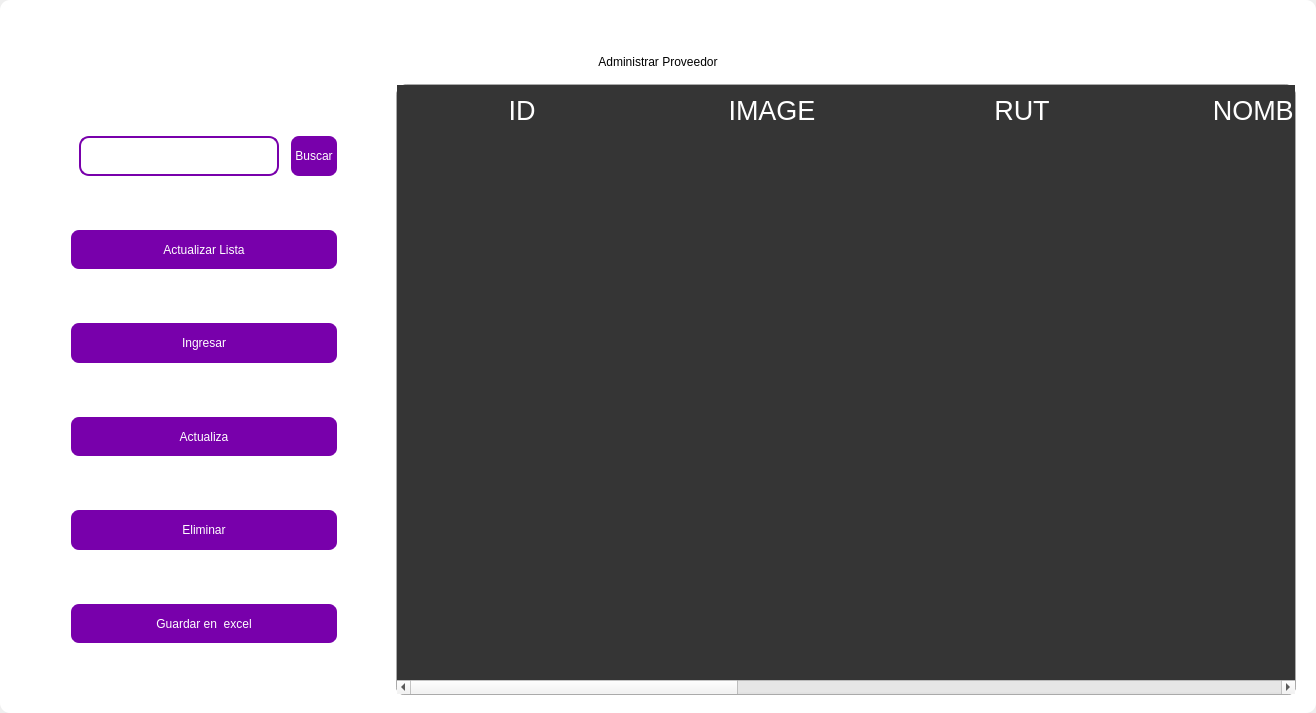
<?xml version="1.0" encoding="UTF-8"?>
<ui version="4.0">
 <class>MainWindow</class>
 <widget class="QMainWindow" name="MainWindow">
  <property name="geometry">
   <rect>
    <x>0</x>
    <y>0</y>
    <width>1316</width>
    <height>713</height>
   </rect>
  </property>
  <property name="windowTitle">
   <string>MainWindow</string>
  </property>
  <property name="styleSheet">
   <string notr="true"/>
  </property>
  <widget class="QWidget" name="centralwidget">
   <property name="styleSheet">
    <string notr="true"/>
   </property>
   <layout class="QVBoxLayout" name="verticalLayout">
    <property name="spacing">
     <number>0</number>
    </property>
    <property name="leftMargin">
     <number>0</number>
    </property>
    <property name="topMargin">
     <number>0</number>
    </property>
    <property name="rightMargin">
     <number>0</number>
    </property>
    <property name="bottomMargin">
     <number>0</number>
    </property>
    <item>
     <widget class="QFrame" name="frame">
      <property name="enabled">
       <bool>true</bool>
      </property>
      <property name="styleSheet">
       <string notr="true">
QFrame {
border-radius:10px;
	background-color: rgb(255, 255, 255);
 }
</string>
      </property>
      <property name="frameShape">
       <enum>QFrame::StyledPanel</enum>
      </property>
      <property name="frameShadow">
       <enum>QFrame::Raised</enum>
      </property>
      <layout class="QVBoxLayout" name="verticalLayout_2">
       <item>
        <widget class="QFrame" name="frame_superior">
         <property name="minimumSize">
          <size>
           <width>0</width>
           <height>40</height>
          </size>
         </property>
         <property name="maximumSize">
          <size>
           <width>16777215</width>
           <height>40</height>
          </size>
         </property>
         <property name="styleSheet">
          <string notr="true">QPushButton{
border-radius:18px;
}

QPushButton:hover{
	background-color: rgb(0, 0, 0);
}
</string>
         </property>
         <property name="frameShape">
          <enum>QFrame::StyledPanel</enum>
         </property>
         <property name="frameShadow">
          <enum>QFrame::Raised</enum>
         </property>
         <layout class="QHBoxLayout" name="horizontalLayout_3">
          <property name="spacing">
           <number>4</number>
          </property>
          <property name="leftMargin">
           <number>0</number>
          </property>
          <property name="topMargin">
           <number>0</number>
          </property>
          <property name="rightMargin">
           <number>0</number>
          </property>
          <property name="bottomMargin">
           <number>0</number>
          </property>
          <item>
           <widget class="QPushButton" name="btn_icon">
            <property name="text">
             <string/>
            </property>
            <property name="iconSize">
             <size>
              <width>40</width>
              <height>40</height>
             </size>
            </property>
           </widget>
          </item>
          <item>
           <spacer name="horizontalSpacer_2">
            <property name="orientation">
             <enum>Qt::Horizontal</enum>
            </property>
            <property name="sizeHint" stdset="0">
             <size>
              <width>443</width>
              <height>20</height>
             </size>
            </property>
           </spacer>
          </item>
          <item>
           <widget class="QPushButton" name="btn_exit">
            <property name="minimumSize">
             <size>
              <width>38</width>
              <height>38</height>
             </size>
            </property>
            <property name="maximumSize">
             <size>
              <width>38</width>
              <height>38</height>
             </size>
            </property>
            <property name="cursor">
             <cursorShape>PointingHandCursor</cursorShape>
            </property>
            <property name="text">
             <string/>
            </property>
            <property name="iconSize">
             <size>
              <width>35</width>
              <height>35</height>
             </size>
            </property>
           </widget>
          </item>
          <item>
           <widget class="QPushButton" name="bt_minimizar">
            <property name="minimumSize">
             <size>
              <width>38</width>
              <height>38</height>
             </size>
            </property>
            <property name="maximumSize">
             <size>
              <width>38</width>
              <height>38</height>
             </size>
            </property>
            <property name="cursor">
             <cursorShape>PointingHandCursor</cursorShape>
            </property>
            <property name="text">
             <string/>
            </property>
            <property name="icon">
             <iconset>
              <normaloff>image/minus.svg</normaloff>image/minus.svg</iconset>
            </property>
            <property name="iconSize">
             <size>
              <width>38</width>
              <height>38</height>
             </size>
            </property>
           </widget>
          </item>
          <item>
           <widget class="QPushButton" name="bt_maximizar">
            <property name="minimumSize">
             <size>
              <width>38</width>
              <height>38</height>
             </size>
            </property>
            <property name="maximumSize">
             <size>
              <width>38</width>
              <height>38</height>
             </size>
            </property>
            <property name="cursor">
             <cursorShape>PointingHandCursor</cursorShape>
            </property>
            <property name="text">
             <string/>
            </property>
            <property name="icon">
             <iconset>
              <normaloff>image/chevron-up.svg</normaloff>image/chevron-up.svg</iconset>
            </property>
            <property name="iconSize">
             <size>
              <width>38</width>
              <height>38</height>
             </size>
            </property>
           </widget>
          </item>
          <item>
           <widget class="QPushButton" name="bt_restaurar">
            <property name="minimumSize">
             <size>
              <width>38</width>
              <height>38</height>
             </size>
            </property>
            <property name="maximumSize">
             <size>
              <width>38</width>
              <height>38</height>
             </size>
            </property>
            <property name="cursor">
             <cursorShape>PointingHandCursor</cursorShape>
            </property>
            <property name="text">
             <string/>
            </property>
            <property name="icon">
             <iconset>
              <normaloff>image/chevron-down.svg</normaloff>image/chevron-down.svg</iconset>
            </property>
            <property name="iconSize">
             <size>
              <width>38</width>
              <height>38</height>
             </size>
            </property>
           </widget>
          </item>
          <item>
           <widget class="QPushButton" name="bt_cerrar">
            <property name="minimumSize">
             <size>
              <width>38</width>
              <height>38</height>
             </size>
            </property>
            <property name="maximumSize">
             <size>
              <width>38</width>
              <height>38</height>
             </size>
            </property>
            <property name="cursor">
             <cursorShape>PointingHandCursor</cursorShape>
            </property>
            <property name="text">
             <string/>
            </property>
            <property name="icon">
             <iconset>
              <normaloff>image/x.svg</normaloff>image/x.svg</iconset>
            </property>
            <property name="iconSize">
             <size>
              <width>38</width>
              <height>38</height>
             </size>
            </property>
           </widget>
          </item>
         </layout>
        </widget>
       </item>
       <item>
        <widget class="QLabel" name="label">
         <property name="styleSheet">
          <string notr="true">font: 30pt &quot;MS Shell Dlg 2&quot;;
color: rgb(0, 0, 0);</string>
         </property>
         <property name="text">
          <string>Administrar Proveedor</string>
         </property>
         <property name="alignment">
          <set>Qt::AlignCenter</set>
         </property>
        </widget>
       </item>
       <item>
        <widget class="QFrame" name="frame_3">
         <property name="minimumSize">
          <size>
           <width>0</width>
           <height>0</height>
          </size>
         </property>
         <property name="frameShape">
          <enum>QFrame::StyledPanel</enum>
         </property>
         <property name="frameShadow">
          <enum>QFrame::Raised</enum>
         </property>
         <layout class="QHBoxLayout" name="horizontalLayout_4">
          <property name="leftMargin">
           <number>9</number>
          </property>
          <property name="topMargin">
           <number>9</number>
          </property>
          <property name="rightMargin">
           <number>9</number>
          </property>
          <item>
           <layout class="QVBoxLayout" name="verticalLayout_4">
            <property name="spacing">
             <number>50</number>
            </property>
            <property name="sizeConstraint">
             <enum>QLayout::SetDefaultConstraint</enum>
            </property>
            <property name="leftMargin">
             <number>50</number>
            </property>
            <property name="topMargin">
             <number>50</number>
            </property>
            <property name="rightMargin">
             <number>50</number>
            </property>
            <property name="bottomMargin">
             <number>50</number>
            </property>
            <item>
             <layout class="QHBoxLayout" name="horizontalLayout">
              <property name="spacing">
               <number>10</number>
              </property>
              <property name="leftMargin">
               <number>10</number>
              </property>
              <property name="topMargin">
               <number>0</number>
              </property>
              <property name="bottomMargin">
               <number>0</number>
              </property>
              <item>
               <widget class="QLineEdit" name="searchtxt">
                <property name="minimumSize">
                 <size>
                  <width>200</width>
                  <height>25</height>
                 </size>
                </property>
                <property name="maximumSize">
                 <size>
                  <width>150</width>
                  <height>40</height>
                 </size>
                </property>
                <property name="styleSheet">
                 <string notr="true">QLabel {
	color: rgb(255, 255, 254);
	font: 12pt &quot;Arial&quot;;
	background-color: rgba(0, 0, 0,0);
}

QTextEdit{
background-color: rgba(0, 0, 0,0);
border-radius:10px; 
font: 12pt &quot;Arial&quot;;
color: rgb(255, 255, 254);
border: 2px solid  rgb(255, 255, 255);

}

QTextEdit:hover{
background-color: rgba(0, 0, 0,0);
border-radius:10px; 
font: 12pt &quot;Arial&quot;;
border: 2px solid  rgb(120, 0, 171);
}

QTextEdit:focus{
background-color: rgb(0, 0, 0);
border-radius:10px; 
font: 12pt &quot;Arial&quot;;
border: 2px solid rgb(120, 0, 171);
}

QLineEdit{
background-color: rgba(0, 0, 0,0);
border-radius:10px; 
font: 12pt &quot;Arial&quot;;
color: rgb(255, 255, 254);
border: 2px solid  rgb(120, 0, 171);
}

QLineEdit:hover{
background-color: rgba(0, 0, 0,0);
border-radius:10px; 
font: 12pt &quot;Arial&quot;;
border: 2px solid  rgb(120, 0, 171);
}

QLineEdit:focus{
background-color: rgb(0, 0, 0);
border-radius:10px; 
font: 12pt &quot;Arial&quot;;
border: 2px solid rgb(120, 0, 171);
}

QCheckBox{
	font: 12pt &quot;Arial&quot;;
	color: rgb(255, 255, 255);
}

QCheckBox::indicator {
    width: 18px;
    height:18px;
}

QCheckBox::indicator:unchecked {
   background-image: url(image/square.svg);
}

QCheckBox::indicator:checked {
   background-image: url(image/check-square.svg);
}

QPushButton{
border-radius:10px; 
font: 12pt &quot;Arial&quot;;
color: rgb(255, 255, 254);
border: 2px solid #ffffff;
}

QPushButton:hover{
border-radius:10px; 
font: 12pt &quot;Arial&quot;;
color: rgb(255, 255, 255);
border: 2px solid rgb(120, 0, 171);
	background-color: rgb(120, 0, 171);
}
</string>
                </property>
               </widget>
              </item>
              <item>
               <widget class="QPushButton" name="btn_search">
                <property name="sizePolicy">
                 <sizepolicy hsizetype="Minimum" vsizetype="Fixed">
                  <horstretch>0</horstretch>
                  <verstretch>0</verstretch>
                 </sizepolicy>
                </property>
                <property name="minimumSize">
                 <size>
                  <width>0</width>
                  <height>15</height>
                 </size>
                </property>
                <property name="maximumSize">
                 <size>
                  <width>100</width>
                  <height>50</height>
                 </size>
                </property>
                <property name="cursor">
                 <cursorShape>PointingHandCursor</cursorShape>
                </property>
                <property name="styleSheet">
                 <string notr="true">QPushButton{
border-radius:10px; 
font: 12pt &quot;Arial&quot;;
color: rgb(255, 255, 254);
border: 2px solid #ffffff;
	background-color: rgb(120, 0, 171);
}

QPushButton:hover{
border-radius:10px; 
font: 12pt &quot;Arial&quot;;
color: rgb(255, 255, 255);
border: 2px solid rgb(120, 0, 171);
	background-color: rgb(120, 0, 171);
}</string>
                </property>
                <property name="text">
                 <string>Buscar</string>
                </property>
               </widget>
              </item>
             </layout>
            </item>
            <item>
             <widget class="QPushButton" name="btn_get">
              <property name="minimumSize">
               <size>
                <width>50</width>
                <height>40</height>
               </size>
              </property>
              <property name="maximumSize">
               <size>
                <width>300</width>
                <height>50</height>
               </size>
              </property>
              <property name="cursor">
               <cursorShape>PointingHandCursor</cursorShape>
              </property>
              <property name="styleSheet">
               <string notr="true">QPushButton{
border-radius:10px; 
font: 12pt &quot;Arial&quot;;
color: rgb(255, 255, 254);
border: 2px solid #ffffff;
	background-color: rgb(120, 0, 171);
}

QPushButton:hover{
border-radius:10px; 
font: 12pt &quot;Arial&quot;;
color: rgb(255, 255, 255);
border: 2px solid rgb(120, 0, 171);
	background-color: rgb(120, 0, 171);
}</string>
              </property>
              <property name="text">
               <string>Actualizar Lista</string>
              </property>
              <property name="iconSize">
               <size>
                <width>35</width>
                <height>35</height>
               </size>
              </property>
             </widget>
            </item>
            <item>
             <widget class="QPushButton" name="btn_add">
              <property name="minimumSize">
               <size>
                <width>0</width>
                <height>40</height>
               </size>
              </property>
              <property name="maximumSize">
               <size>
                <width>300</width>
                <height>50</height>
               </size>
              </property>
              <property name="cursor">
               <cursorShape>PointingHandCursor</cursorShape>
              </property>
              <property name="styleSheet">
               <string notr="true">QPushButton{
border-radius:10px; 
font: 12pt &quot;Arial&quot;;
color: rgb(255, 255, 254);
border: 2px solid #ffffff;
	background-color: rgb(120, 0, 171);
}

QPushButton:hover{
border-radius:10px; 
font: 12pt &quot;Arial&quot;;
color: rgb(255, 255, 255);
border: 2px solid rgb(120, 0, 171);
	background-color: rgb(120, 0, 171);
}</string>
              </property>
              <property name="text">
               <string>Ingresar</string>
              </property>
              <property name="iconSize">
               <size>
                <width>35</width>
                <height>35</height>
               </size>
              </property>
             </widget>
            </item>
            <item>
             <widget class="QPushButton" name="btn_update">
              <property name="minimumSize">
               <size>
                <width>0</width>
                <height>40</height>
               </size>
              </property>
              <property name="maximumSize">
               <size>
                <width>300</width>
                <height>50</height>
               </size>
              </property>
              <property name="cursor">
               <cursorShape>PointingHandCursor</cursorShape>
              </property>
              <property name="styleSheet">
               <string notr="true">QPushButton{
border-radius:10px; 
font: 12pt &quot;Arial&quot;;
color: rgb(255, 255, 254);
border: 2px solid #ffffff;
	background-color: rgb(120, 0, 171);
}

QPushButton:hover{
border-radius:10px; 
font: 12pt &quot;Arial&quot;;
color: rgb(255, 255, 255);
border: 2px solid rgb(120, 0, 171);
	background-color: rgb(120, 0, 171);
}</string>
              </property>
              <property name="text">
               <string>Actualiza</string>
              </property>
              <property name="iconSize">
               <size>
                <width>35</width>
                <height>35</height>
               </size>
              </property>
             </widget>
            </item>
            <item>
             <widget class="QPushButton" name="btn_delete">
              <property name="minimumSize">
               <size>
                <width>0</width>
                <height>40</height>
               </size>
              </property>
              <property name="maximumSize">
               <size>
                <width>300</width>
                <height>50</height>
               </size>
              </property>
              <property name="cursor">
               <cursorShape>PointingHandCursor</cursorShape>
              </property>
              <property name="styleSheet">
               <string notr="true">QPushButton{
border-radius:10px; 
font: 12pt &quot;Arial&quot;;
color: rgb(255, 255, 254);
border: 2px solid #ffffff;
	background-color: rgb(120, 0, 171);
}

QPushButton:hover{
border-radius:10px; 
font: 12pt &quot;Arial&quot;;
color: rgb(255, 255, 255);
border: 2px solid rgb(120, 0, 171);
	background-color: rgb(120, 0, 171);
}</string>
              </property>
              <property name="text">
               <string>Eliminar</string>
              </property>
              <property name="iconSize">
               <size>
                <width>35</width>
                <height>35</height>
               </size>
              </property>
             </widget>
            </item>
            <item>
             <widget class="QPushButton" name="btn_excel">
              <property name="minimumSize">
               <size>
                <width>10</width>
                <height>40</height>
               </size>
              </property>
              <property name="maximumSize">
               <size>
                <width>300</width>
                <height>50</height>
               </size>
              </property>
              <property name="cursor">
               <cursorShape>PointingHandCursor</cursorShape>
              </property>
              <property name="styleSheet">
               <string notr="true">QPushButton{
border-radius:10px; 
font: 12pt &quot;Arial&quot;;
color: rgb(255, 255, 254);
border: 2px solid #ffffff;
	background-color: rgb(120, 0, 171);
}

QPushButton:hover{
border-radius:10px; 
font: 12pt &quot;Arial&quot;;
color: rgb(255, 255, 255);
border: 2px solid rgb(120, 0, 171);
	background-color: rgb(120, 0, 171);
}</string>
              </property>
              <property name="text">
               <string>Guardar en  excel</string>
              </property>
              <property name="iconSize">
               <size>
                <width>35</width>
                <height>35</height>
               </size>
              </property>
             </widget>
            </item>
           </layout>
          </item>
          <item>
           <widget class="QTableWidget" name="table_provider">
            <property name="minimumSize">
             <size>
              <width>900</width>
              <height>0</height>
             </size>
            </property>
            <property name="maximumSize">
             <size>
              <width>700</width>
              <height>16777215</height>
             </size>
            </property>
            <property name="styleSheet">
             <string notr="true">QTableView {

	border: 1px solid rgba(255,255,255,40);
	border-bottom-right-radius: 7px; 
	border-bottom-left-radius: 7px; 
	color: white;
	font: 15pt &quot;MS Shell Dlg 2&quot;;
	background-color: rgb(53, 53, 53);
}

QHeaderView::section {
background-color: rgb(53, 53, 53);
color: white;
border: none;
height: 50px;
font-size: 20pt;
}

QTableView::item {
    border-style: none;
    border-bottom: 1px solid rgba(255,255,255,50);
    padding-left: auto;
    padding-right: auto;
}

QTableView::item:selected{
	border: none;
	color: rgb(255, 255, 255);
    background-color: rgba(255, 255, 255, 50);
}
</string>
            </property>
            <property name="lineWidth">
             <number>1</number>
            </property>
            <property name="editTriggers">
             <set>QAbstractItemView::NoEditTriggers</set>
            </property>
            <attribute name="horizontalHeaderDefaultSectionSize">
             <number>250</number>
            </attribute>
            <column>
             <property name="text">
              <string>ID</string>
             </property>
            </column>
            <column>
             <property name="text">
              <string>IMAGE</string>
             </property>
            </column>
            <column>
             <property name="text">
              <string>RUT</string>
             </property>
            </column>
            <column>
             <property name="text">
              <string>NOMBRE</string>
             </property>
            </column>
            <column>
             <property name="text">
              <string>CORREO</string>
             </property>
            </column>
            <column>
             <property name="text">
              <string>TEL. CONTACTO</string>
             </property>
            </column>
            <column>
             <property name="text">
              <string>DIRECCION</string>
             </property>
            </column>
            <column>
             <property name="text">
              <string>TIPO DE PROVEEDOR</string>
             </property>
            </column>
           </widget>
          </item>
         </layout>
        </widget>
       </item>
      </layout>
     </widget>
    </item>
   </layout>
  </widget>
 </widget>
 <resources/>
 <connections/>
</ui>
